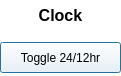
<?xml version="1.0" encoding="UTF-8"?>
<ui version="4.0">
 <class>Dialog</class>
 <widget class="QDialog" name="Dialog">
  <property name="geometry">
   <rect>
    <x>0</x>
    <y>0</y>
    <width>121</width>
    <height>76</height>
   </rect>
  </property>
  <property name="minimumSize">
   <size>
    <width>121</width>
    <height>76</height>
   </size>
  </property>
  <property name="maximumSize">
   <size>
    <width>121</width>
    <height>76</height>
   </size>
  </property>
  <property name="windowTitle">
   <string>Clock</string>
  </property>
  <property name="styleSheet">
   <string notr="true">background-color: rgb(255, 255, 255);</string>
  </property>
  <widget class="QLabel" name="label_clock">
   <property name="geometry">
    <rect>
     <x>0</x>
     <y>0</y>
     <width>121</width>
     <height>31</height>
    </rect>
   </property>
   <property name="font">
    <font>
     <pointsize>12</pointsize>
     <weight>75</weight>
     <bold>true</bold>
    </font>
   </property>
   <property name="text">
    <string>Clock</string>
   </property>
   <property name="alignment">
    <set>Qt::AlignCenter</set>
   </property>
  </widget>
  <widget class="QPushButton" name="pushButton_toggle">
   <property name="geometry">
    <rect>
     <x>0</x>
     <y>42</y>
     <width>121</width>
     <height>31</height>
    </rect>
   </property>
   <property name="text">
    <string>Toggle 24/12hr</string>
   </property>
  </widget>
 </widget>
 <resources/>
 <connections/>
</ui>
